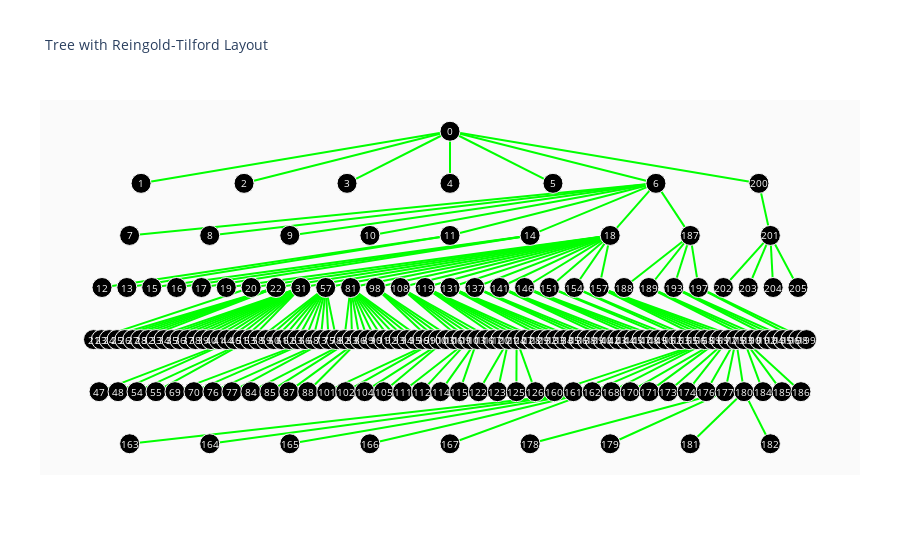

Here is the notebook cell this chart was saved with:
### Code cell
#Show the NFI YANG Tree Figure
fig = go.Figure()
fig.add_trace(go.Scatter(x=Xe,
                   y=Ye,
                   mode='lines',
                   line=dict(color='rgb(0,255,0)', width=2),
                   hoverinfo='none'
                   ))
fig.add_trace(go.Scatter(x=Xn,
                  y=Yn,
                  mode='markers',
                  name='bla',
                  marker=dict(symbol='circle',
                                size=20,
                                color='rgb(0,0,0)',    #'#DB4551',
                                line=dict(color='rgb(250,250,250)', width=1)
                                ),
                  text=labels,
                  hoverinfo='text',
                  opacity=1
                  ))

axis = dict(showline=False, # hide axis line, grid, ticklabels and  title
            zeroline=False,
            showgrid=False,
            showticklabels=False,
            )
print(len(position))
print(len(v_label))
fig.update_layout(title= 'Tree with Reingold-Tilford Layout',
              annotations=make_annotations(position, v_label, nfiNoSkip),
              font_size=10,
              showlegend=False,
              xaxis=axis,
              yaxis=axis,
              margin=dict(l=40, r=40, b=85, t=100),
              hovermode='closest',
              plot_bgcolor='rgb(250,250,250)'
              )
fig.show()

### Figure 1 — Plotly figure (JSON) as saved in the notebook; plotly's stock layout.template omitted (floating-point values rounded to 4 significant figures; data arrays with more than 128 entries replaced by an {"elided": "..."} marker saying what was removed)
{"data": [{"hoverinfo": "none", "line": {"color": "rgb(0,255,0)", "width": 2}, "mode": "lines", "type": "scatter", "x": {"elided": "552 float values"}, "y": {"elided": "552 float values"}}, {"hoverinfo": "text", "marker": {"color": "rgb(0,0,0)", "line": {"color": "rgb(250,250,250)", "width": 1}, "size": 20, "symbol": "circle"}, "mode": "markers", "name": "bla", "opacity": 1, "text": {"elided": "185 str values"}, "type": "scatter", "x": {"elided": "185 float values"}, "y": {"elided": "185 float values"}}], "layout": {"annotations": [{"font": {"color": "rgb(250,250,250)", "size": 10}, "showarrow": false, "text": "0", "x": 0.5, "xref": "x", "y": 0, "yref": "y"}, {"font": {"color": "rgb(250,250,250)", "size": 10}, "showarrow": false, "text": "1", "x": 0.07143, "xref": "x", "y": -0.7143, "yref": "y"}, {"font": {"color": "rgb(250,250,250)", "size": 10}, "showarrow": false, "text": "2", "x": 0.2143, "xref": "x", "y": -0.7143, "yref": "y"}, {"font": {"color": "rgb(250,250,250)", "size": 10}, "showarrow": false, "text": "3", "x": 0.3571, "xref": "x", "y": -0.7143, "yref": "y"}, {"font": {"color": "rgb(250,250,250)", "size": 10}, "showarrow": false, "text": "4", "x": 0.5, "xref": "x", "y": -0.7143, "yref": "y"}, {"font": {"color": "rgb(250,250,250)", "size": 10}, "showarrow": false, "text": "5", "x": 0.6429, "xref": "x", "y": -0.7143, "yref": "y"}, {"font": {"color": "rgb(250,250,250)", "size": 10}, "showarrow": false, "text": "6", "x": 0.7857, "xref": "x", "y": -0.7143, "yref": "y"}, {"font": {"color": "rgb(250,250,250)", "size": 10}, "showarrow": false, "text": "7", "x": 0.05556, "xref": "x", "y": -1.429, "yref": "y"}, {"font": {"color": "rgb(250,250,250)", "size": 10}, "showarrow": false, "text": "8", "x": 0.1667, "xref": "x", "y": -1.429, "yref": "y"}, {"font": {"color": "rgb(250,250,250)", "size": 10}, "showarrow": false, "text": "9", "x": 0.2778, "xref": "x", "y": -1.429, "yref": "y"}, {"font": {"color": "rgb(250,250,250)", "size": 10}, "showarrow": false, "text": "10", "x": 0.3889, "xref": "x", "y": -1.429, "yref": "y"}, {"font": {"color": "rgb(250,250,250)", "size": 10}, "showarrow": false, "text": "11", "x": 0.5, "xref": "x", "y": -1.429, "yref": "y"}, {"font": {"color": "rgb(250,250,250)", "size": 10}, "showarrow": false, "text": "12", "x": 0.01724, "xref": "x", "y": -2.143, "yref": "y"}, {"font": {"color": "rgb(250,250,250)", "size": 10}, "showarrow": false, "text": "13", "x": 0.05172, "xref": "x", "y": -2.143, "yref": "y"}, {"font": {"color": "rgb(250,250,250)", "size": 10}, "showarrow": false, "text": "14", "x": 0.6111, "xref": "x", "y": -1.429, "yref": "y"}, {"font": {"color": "rgb(250,250,250)", "size": 10}, "showarrow": false, "text": "15", "x": 0.08621, "xref": "x", "y": -2.143, "yref": "y"}, {"font": {"color": "rgb(250,250,250)", "size": 10}, "showarrow": false, "text": "16", "x": 0.1207, "xref": "x", "y": -2.143, "yref": "y"}, {"font": {"color": "rgb(250,250,250)", "size": 10}, "showarrow": false, "text": "17", "x": 0.1552, "xref": "x", "y": -2.143, "yref": "y"}, {"font": {"color": "rgb(250,250,250)", "size": 10}, "showarrow": false, "text": "18", "x": 0.7222, "xref": "x", "y": -1.429, "yref": "y"}, {"font": {"color": "rgb(250,250,250)", "size": 10}, "showarrow": false, "text": "19", "x": 0.1897, "xref": "x", "y": -2.143, "yref": "y"}, {"font": {"color": "rgb(250,250,250)", "size": 10}, "showarrow": false, "text": "20", "x": 0.2241, "xref": "x", "y": -2.143, "yref": "y"}, {"font": {"color": "rgb(250,250,250)", "size": 10}, "showarrow": false, "text": "21", "x": 0.005435, "xref": "x", "y": -2.857, "yref": "y"}, {"font": {"color": "rgb(250,250,250)", "size": 10}, "showarrow": false, "text": "22", "x": 0.2586, "xref": "x", "y": -2.143, "yref": "y"}, {"font": {"color": "rgb(250,250,250)", "size": 10}, "showarrow": false, "text": "23", "x": 0.0163, "xref": "x", "y": -2.857, "yref": "y"}, {"font": {"color": "rgb(250,250,250)", "size": 10}, "showarrow": false, "text": "24", "x": 0.02717, "xref": "x", "y": -2.857, "yref": "y"}, {"font": {"color": "rgb(250,250,250)", "size": 10}, "showarrow": false, "text": "25", "x": 0.03804, "xref": "x", "y": -2.857, "yref": "y"}, {"font": {"color": "rgb(250,250,250)", "size": 10}, "showarrow": false, "text": "26", "x": 0.04891, "xref": "x", "y": -2.857, "yref": "y"}, {"font": {"color": "rgb(250,250,250)", "size": 10}, "showarrow": false, "text": "27", "x": 0.05978, "xref": "x", "y": -2.857, "yref": "y"}, {"font": {"color": "rgb(250,250,250)", "size": 10}, "showarrow": false, "text": "28", "x": 0.07065, "xref": "x", "y": -2.857, "yref": "y"}, {"font": {"color": "rgb(250,250,250)", "size": 10}, "showarrow": false, "text": "31", "x": 0.2931, "xref": "x", "y": -2.143, "yref": "y"}, {"font": {"color": "rgb(250,250,250)", "size": 10}, "showarrow": false, "text": "32", "x": 0.08152, "xref": "x", "y": -2.857, "yref": "y"}, {"font": {"color": "rgb(250,250,250)", "size": 10}, "showarrow": false, "text": "33", "x": 0.09239, "xref": "x", "y": -2.857, "yref": "y"}, {"font": {"color": "rgb(250,250,250)", "size": 10}, "showarrow": false, "text": "34", "x": 0.1033, "xref": "x", "y": -2.857, "yref": "y"}, {"font": {"color": "rgb(250,250,250)", "size": 10}, "showarrow": false, "text": "35", "x": 0.1141, "xref": "x", "y": -2.857, "yref": "y"}, {"font": {"color": "rgb(250,250,250)", "size": 10}, "showarrow": false, "text": "36", "x": 0.125, "xref": "x", "y": -2.857, "yref": "y"}, {"font": {"color": "rgb(250,250,250)", "size": 10}, "showarrow": false, "text": "37", "x": 0.1359, "xref": "x", "y": -2.857, "yref": "y"}, {"font": {"color": "rgb(250,250,250)", "size": 10}, "showarrow": false, "text": "38", "x": 0.1467, "xref": "x", "y": -2.857, "yref": "y"}, {"font": {"color": "rgb(250,250,250)", "size": 10}, "showarrow": false, "text": "39", "x": 0.1576, "xref": "x", "y": -2.857, "yref": "y"}, {"font": {"color": "rgb(250,250,250)", "size": 10}, "showarrow": false, "text": "40", "x": 0.1685, "xref": "x", "y": -2.857, "yref": "y"}, {"font": {"color": "rgb(250,250,250)", "size": 10}, "showarrow": false, "text": "41", "x": 0.1793, "xref": "x", "y": -2.857, "yref": "y"}, {"font": {"color": "rgb(250,250,250)", "size": 10}, "showarrow": false, "text": "44", "x": 0.1902, "xref": "x", "y": -2.857, "yref": "y"}, {"font": {"color": "rgb(250,250,250)", "size": 10}, "showarrow": false, "text": "46", "x": 0.2011, "xref": "x", "y": -2.857, "yref": "y"}, {"font": {"color": "rgb(250,250,250)", "size": 10}, "showarrow": false, "text": "47", "x": 0.01316, "xref": "x", "y": -3.571, "yref": "y"}, {"font": {"color": "rgb(250,250,250)", "size": 10}, "showarrow": false, "text": "48", "x": 0.03947, "xref": "x", "y": -3.571, "yref": "y"}, {"font": {"color": "rgb(250,250,250)", "size": 10}, "showarrow": false, "text": "51", "x": 0.212, "xref": "x", "y": -2.857, "yref": "y"}, {"font": {"color": "rgb(250,250,250)", "size": 10}, "showarrow": false, "text": "53", "x": 0.2228, "xref": "x", "y": -2.857, "yref": "y"}, {"font": {"color": "rgb(250,250,250)", "size": 10}, "showarrow": false, "text": "54", "x": 0.06579, "xref": "x", "y": -3.571, "yref": "y"}, {"font": {"color": "rgb(250,250,250)", "size": 10}, "showarrow": false, "text": "55", "x": 0.09211, "xref": "x", "y": -3.571, "yref": "y"}, {"font": {"color": "rgb(250,250,250)", "size": 10}, "showarrow": false, "text": "57", "x": 0.3276, "xref": "x", "y": -2.143, "yref": "y"}, {"font": {"color": "rgb(250,250,250)", "size": 10}, "showarrow": false, "text": "58", "x": 0.2337, "xref": "x", "y": -2.857, "yref": "y"}, {"font": {"color": "rgb(250,250,250)", "size": 10}, "showarrow": false, "text": "59", "x": 0.2446, "xref": "x", "y": -2.857, "yref": "y"}, {"font": {"color": "rgb(250,250,250)", "size": 10}, "showarrow": false, "text": "60", "x": 0.2554, "xref": "x", "y": -2.857, "yref": "y"}, {"font": {"color": "rgb(250,250,250)", "size": 10}, "showarrow": false, "text": "61", "x": 0.2663, "xref": "x", "y": -2.857, "yref": "y"}, {"font": {"color": "rgb(250,250,250)", "size": 10}, "showarrow": false, "text": "62", "x": 0.2772, "xref": "x", "y": -2.857, "yref": "y"}, {"font": {"color": "rgb(250,250,250)", "size": 10}, "showarrow": false, "text": "63", "x": 0.288, "xref": "x", "y": -2.857, "yref": "y"}, {"font": {"color": "rgb(250,250,250)", "size": 10}, "showarrow": false, "text": "66", "x": 0.2989, "xref": "x", "y": -2.857, "yref": "y"}, {"font": {"color": "rgb(250,250,250)", "size": 10}, "showarrow": false, "text": "68", "x": 0.3098, "xref": "x", "y": -2.857, "yref": "y"}, {"font": {"color": "rgb(250,250,250)", "size": 10}, "showarrow": false, "text": "69", "x": 0.1184, "xref": "x", "y": -3.571, "yref": "y"}, {"font": {"color": "rgb(250,250,250)", "size": 10}, "showarrow": false, "text": "70", "x": 0.1447, "xref": "x", "y": -3.571, "yref": "y"}, {"font": {"color": "rgb(250,250,250)", "size": 10}, "showarrow": false, "text": "73", "x": 0.3207, "xref": "x", "y": -2.857, "yref": "y"}, {"font": {"color": "rgb(250,250,250)", "size": 10}, "showarrow": false, "text": "75", "x": 0.3315, "xref": "x", "y": -2.857, "yref": "y"}, {"font": {"color": "rgb(250,250,250)", "size": 10}, "showarrow": false, "text": "76", "x": 0.1711, "xref": "x", "y": -3.571, "yref": "y"}, {"font": {"color": "rgb(250,250,250)", "size": 10}, "showarrow": false, "text": "77", "x": 0.1974, "xref": "x", "y": -3.571, "yref": "y"}, {"font": {"color": "rgb(250,250,250)", "size": 10}, "showarrow": false, "text": "78", "x": 0.3424, "xref": "x", "y": -2.857, "yref": "y"}, {"font": {"color": "rgb(250,250,250)", "size": 10}, "showarrow": false, "text": "81", "x": 0.3621, "xref": "x", "y": -2.143, "yref": "y"}, {"font": {"color": "rgb(250,250,250)", "size": 10}, "showarrow": false, "text": "82", "x": 0.3533, "xref": "x", "y": -2.857, "yref": "y"}, {"font": {"color": "rgb(250,250,250)", "size": 10}, "showarrow": false, "text": "83", "x": 0.3641, "xref": "x", "y": -2.857, "yref": "y"}, {"font": {"color": "rgb(250,250,250)", "size": 10}, "showarrow": false, "text": "84", "x": 0.2237, "xref": "x", "y": -3.571, "yref": "y"}, {"font": {"color": "rgb(250,250,250)", "size": 10}, "showarrow": false, "text": "85", "x": 0.25, "xref": "x", "y": -3.571, "yref": "y"}, {"font": {"color": "rgb(250,250,250)", "size": 10}, "showarrow": false, "text": "86", "x": 0.375, "xref": "x", "y": -2.857, "yref": "y"}, {"font": {"color": "rgb(250,250,250)", "size": 10}, "showarrow": false, "text": "87", "x": 0.2763, "xref": "x", "y": -3.571, "yref": "y"}, {"font": {"color": "rgb(250,250,250)", "size": 10}, "showarrow": false, "text": "88", "x": 0.3026, "xref": "x", "y": -3.571, "yref": "y"}, {"font": {"color": "rgb(250,250,250)", "size": 10}, "showarrow": false, "text": "89", "x": 0.3859, "xref": "x", "y": -2.857, "yref": "y"}, {"font": {"color": "rgb(250,250,250)", "size": 10}, "showarrow": false, "text": "90", "x": 0.3967, "xref": "x", "y": -2.857, "yref": "y"}, {"font": {"color": "rgb(250,250,250)", "size": 10}, "showarrow": false, "text": "91", "x": 0.4076, "xref": "x", "y": -2.857, "yref": "y"}, {"font": {"color": "rgb(250,250,250)", "size": 10}, "showarrow": false, "text": "92", "x": 0.4185, "xref": "x", "y": -2.857, "yref": "y"}, {"font": {"color": "rgb(250,250,250)", "size": 10}, "showarrow": false, "text": "93", "x": 0.4293, "xref": "x", "y": -2.857, "yref": "y"}, {"font": {"color": "rgb(250,250,250)", "size": 10}, "showarrow": false, "text": "94", "x": 0.4402, "xref": "x", "y": -2.857, "yref": "y"}, {"font": {"color": "rgb(250,250,250)", "size": 10}, "showarrow": false, "text": "95", "x": 0.4511, "xref": "x", "y": -2.857, "yref": "y"}, {"font": {"color": "rgb(250,250,250)", "size": 10}, "showarrow": false, "text": "96", "x": 0.462, "xref": "x", "y": -2.857, "yref": "y"}, {"font": {"color": "rgb(250,250,250)", "size": 10}, "showarrow": false, "text": "98", "x": 0.3966, "xref": "x", "y": -2.143, "yref": "y"}, {"font": {"color": "rgb(250,250,250)", "size": 10}, "showarrow": false, "text": "99", "x": 0.4728, "xref": "x", "y": -2.857, "yref": "y"}, {"font": {"color": "rgb(250,250,250)", "size": 10}, "showarrow": false, "text": "100", "x": 0.4837, "xref": "x", "y": -2.857, "yref": "y"}, {"font": {"color": "rgb(250,250,250)", "size": 10}, "showarrow": false, "text": "101", "x": 0.3289, "xref": "x", "y": -3.571, "yref": "y"}, {"font": {"color": "rgb(250,250,250)", "size": 10}, "showarrow": false, "text": "102", "x": 0.3553, "xref": "x", "y": -3.571, "yref": "y"}, {"font": {"color": "rgb(250,250,250)", "size": 10}, "showarrow": false, "text": "103", "x": 0.4946, "xref": "x", "y": -2.857, "yref": "y"}, {"font": {"color": "rgb(250,250,250)", "size": 10}, "showarrow": false, "text": "104", "x": 0.3816, "xref": "x", "y": -3.571, "yref": "y"}, {"font": {"color": "rgb(250,250,250)", "size": 10}, "showarrow": false, "text": "105", "x": 0.4079, "xref": "x", "y": -3.571, "yref": "y"}, {"font": {"color": "rgb(250,250,250)", "size": 10}, "showarrow": false, "text": "106", "x": 0.5054, "xref": "x", "y": -2.857, "yref": "y"}, {"font": {"color": "rgb(250,250,250)", "size": 10}, "showarrow": false, "text": "108", "x": 0.431, "xref": "x", "y": -2.143, "yref": "y"}, {"font": {"color": "rgb(250,250,250)", "size": 10}, "showarrow": false, "text": "109", "x": 0.5163, "xref": "x", "y": -2.857, "yref": "y"}, {"font": {"color": "rgb(250,250,250)", "size": 10}, "showarrow": false, "text": "110", "x": 0.5272, "xref": "x", "y": -2.857, "yref": "y"}, {"font": {"color": "rgb(250,250,250)", "size": 10}, "showarrow": false, "text": "111", "x": 0.4342, "xref": "x", "y": -3.571, "yref": "y"}, {"font": {"color": "rgb(250,250,250)", "size": 10}, "showarrow": false, "text": "112", "x": 0.4605, "xref": "x", "y": -3.571, "yref": "y"}, {"font": {"color": "rgb(250,250,250)", "size": 10}, "showarrow": false, "text": "113", "x": 0.538, "xref": "x", "y": -2.857, "yref": "y"}, {"font": {"color": "rgb(250,250,250)", "size": 10}, "showarrow": false, "text": "114", "x": 0.4868, "xref": "x", "y": -3.571, "yref": "y"}, {"font": {"color": "rgb(250,250,250)", "size": 10}, "showarrow": false, "text": "115", "x": 0.5132, "xref": "x", "y": -3.571, "yref": "y"}, {"font": {"color": "rgb(250,250,250)", "size": 10}, "showarrow": false, "text": "116", "x": 0.5489, "xref": "x", "y": -2.857, "yref": "y"}, {"font": {"color": "rgb(250,250,250)", "size": 10}, "showarrow": false, "text": "117", "x": 0.5598, "xref": "x", "y": -2.857, "yref": "y"}, {"font": {"color": "rgb(250,250,250)", "size": 10}, "showarrow": false, "text": "119", "x": 0.4655, "xref": "x", "y": -2.143, "yref": "y"}, {"font": {"color": "rgb(250,250,250)", "size": 10}, "showarrow": false, "text": "120", "x": 0.5707, "xref": "x", "y": -2.857, "yref": "y"}, {"font": {"color": "rgb(250,250,250)", "size": 10}, "showarrow": false, "text": "121", "x": 0.5815, "xref": "x", "y": -2.857, "yref": "y"}, {"font": {"color": "rgb(250,250,250)", "size": 10}, "showarrow": false, "text": "122", "x": 0.5395, "xref": "x", "y": -3.571, "yref": "y"}, {"font": {"color": "rgb(250,250,250)", "size": 10}, "showarrow": false, "text": "123", "x": 0.5658, "xref": "x", "y": -3.571, "yref": "y"}, {"font": {"color": "rgb(250,250,250)", "size": 10}, "showarrow": false, "text": "124", "x": 0.5924, "xref": "x", "y": -2.857, "yref": "y"}, {"font": {"color": "rgb(250,250,250)", "size": 10}, "showarrow": false, "text": "125", "x": 0.5921, "xref": "x", "y": -3.571, "yref": "y"}, {"font": {"color": "rgb(250,250,250)", "size": 10}, "showarrow": false, "text": "126", "x": 0.6184, "xref": "x", "y": -3.571, "yref": "y"}, {"font": {"color": "rgb(250,250,250)", "size": 10}, "showarrow": false, "text": "127", "x": 0.6033, "xref": "x", "y": -2.857, "yref": "y"}, {"font": {"color": "rgb(250,250,250)", "size": 10}, "showarrow": false, "text": "128", "x": 0.6141, "xref": "x", "y": -2.857, "yref": "y"}, {"font": {"color": "rgb(250,250,250)", "size": 10}, "showarrow": false, "text": "129", "x": 0.625, "xref": "x", "y": -2.857, "yref": "y"}, {"font": {"color": "rgb(250,250,250)", "size": 10}, "showarrow": false, "text": "131", "x": 0.5, "xref": "x", "y": -2.143, "yref": "y"}, {"font": {"color": "rgb(250,250,250)", "size": 10}, "showarrow": false, "text": "132", "x": 0.6359, "xref": "x", "y": -2.857, "yref": "y"}, {"font": {"color": "rgb(250,250,250)", "size": 10}, "showarrow": false, "text": "133", "x": 0.6467, "xref": "x", "y": -2.857, "yref": "y"}, {"font": {"color": "rgb(250,250,250)", "size": 10}, "showarrow": false, "text": "134", "x": 0.6576, "xref": "x", "y": -2.857, "yref": "y"}, {"font": {"color": "rgb(250,250,250)", "size": 10}, "showarrow": false, "text": "135", "x": 0.6685, "xref": "x", "y": -2.857, "yref": "y"}, {"font": {"color": "rgb(250,250,250)", "size": 10}, "showarrow": false, "text": "136", "x": 0.6793, "xref": "x", "y": -2.857, "yref": "y"}, {"font": {"color": "rgb(250,250,250)", "size": 10}, "showarrow": false, "text": "137", "x": 0.5345, "xref": "x", "y": -2.143, "yref": "y"}, {"font": {"color": "rgb(250,250,250)", "size": 10}, "showarrow": false, "text": "138", "x": 0.6902, "xref": "x", "y": -2.857, "yref": "y"}, {"font": {"color": "rgb(250,250,250)", "size": 10}, "showarrow": false, "text": "139", "x": 0.7011, "xref": "x", "y": -2.857, "yref": "y"}, {"font": {"color": "rgb(250,250,250)", "size": 10}, "showarrow": false, "text": "140", "x": 0.712, "xref": "x", "y": -2.857, "yref": "y"}, {"font": {"color": "rgb(250,250,250)", "size": 10}, "showarrow": false, "text": "141", "x": 0.569, "xref": "x", "y": -2.143, "yref": "y"}, {"font": {"color": "rgb(250,250,250)", "size": 10}, "showarrow": false, "text": "142", "x": 0.7228, "xref": "x", "y": -2.857, "yref": "y"}, {"font": {"color": "rgb(250,250,250)", "size": 10}, "showarrow": false, "text": "143", "x": 0.7337, "xref": "x", "y": -2.857, "yref": "y"}, {"font": {"color": "rgb(250,250,250)", "size": 10}, "showarrow": false, "text": "144", "x": 0.7446, "xref": "x", "y": -2.857, "yref": "y"}, {"font": {"color": "rgb(250,250,250)", "size": 10}, "showarrow": false, "text": "145", "x": 0.7554, "xref": "x", "y": -2.857, "yref": "y"}, {"font": {"color": "rgb(250,250,250)", "size": 10}, "showarrow": false, "text": "146", "x": 0.6034, "xref": "x", "y": -2.143, "yref": "y"}, {"font": {"color": "rgb(250,250,250)", "size": 10}, "showarrow": false, "text": "147", "x": 0.7663, "xref": "x", "y": -2.857, "yref": "y"}, {"font": {"color": "rgb(250,250,250)", "size": 10}, "showarrow": false, "text": "148", "x": 0.7772, "xref": "x", "y": -2.857, "yref": "y"}, {"font": {"color": "rgb(250,250,250)", "size": 10}, "showarrow": false, "text": "149", "x": 0.788, "xref": "x", "y": -2.857, "yref": "y"}, {"font": {"color": "rgb(250,250,250)", "size": 10}, "showarrow": false, "text": "150", "x": 0.7989, "xref": "x", "y": -2.857, "yref": "y"}, {"font": {"color": "rgb(250,250,250)", "size": 10}, "showarrow": false, "text": "151", "x": 0.6379, "xref": "x", "y": -2.143, "yref": "y"}, {"font": {"color": "rgb(250,250,250)", "size": 10}, "showarrow": false, "text": "152", "x": 0.8098, "xref": "x", "y": -2.857, "yref": "y"}, {"font": {"color": "rgb(250,250,250)", "size": 10}, "showarrow": false, "text": "153", "x": 0.8207, "xref": "x", "y": -2.857, "yref": "y"}, {"font": {"color": "rgb(250,250,250)", "size": 10}, "showarrow": false, "text": "154", "x": 0.6724, "xref": "x", "y": -2.143, "yref": "y"}, {"font": {"color": "rgb(250,250,250)", "size": 10}, "showarrow": false, "text": "155", "x": 0.8315, "xref": "x", "y": -2.857, "yref": "y"}, {"font": {"color": "rgb(250,250,250)", "size": 10}, "showarrow": false, "text": "156", "x": 0.8424, "xref": "x", "y": -2.857, "yref": "y"}, {"font": {"color": "rgb(250,250,250)", "size": 10}, "showarrow": false, "text": "157", "x": 0.7069, "xref": "x", "y": -2.143, "yref": "y"}, {"font": {"color": "rgb(250,250,250)", "size": 10}, "showarrow": false, "text": "158", "x": 0.8533, "xref": "x", "y": -2.857, "yref": "y"}, {"font": {"color": "rgb(250,250,250)", "size": 10}, "showarrow": false, "text": "159", "x": 0.8641, "xref": "x", "y": -2.857, "yref": "y"}, {"font": {"color": "rgb(250,250,250)", "size": 10}, "showarrow": false, "text": "160", "x": 0.6447, "xref": "x", "y": -3.571, "yref": "y"}, {"font": {"color": "rgb(250,250,250)", "size": 10}, "showarrow": false, "text": "161", "x": 0.6711, "xref": "x", "y": -3.571, "yref": "y"}, {"font": {"color": "rgb(250,250,250)", "size": 10}, "showarrow": false, "text": "162", "x": 0.6974, "xref": "x", "y": -3.571, "yref": "y"}, {"font": {"color": "rgb(250,250,250)", "size": 10}, "showarrow": false, "text": "163", "x": 0.05556, "xref": "x", "y": -4.286, "yref": "y"}, {"font": {"color": "rgb(250,250,250)", "size": 10}, "showarrow": false, "text": "164", "x": 0.1667, "xref": "x", "y": -4.286, "yref": "y"}, {"font": {"color": "rgb(250,250,250)", "size": 10}, "showarrow": false, "text": "165", "x": 0.2778, "xref": "x", "y": -4.286, "yref": "y"}, {"font": {"color": "rgb(250,250,250)", "size": 10}, "showarrow": false, "text": "166", "x": 0.3889, "xref": "x", "y": -4.286, "yref": "y"}, {"font": {"color": "rgb(250,250,250)", "size": 10}, "showarrow": false, "text": "167", "x": 0.5, "xref": "x", "y": -4.286, "yref": "y"}, {"font": {"color": "rgb(250,250,250)", "size": 10}, "showarrow": false, "text": "168", "x": 0.7237, "xref": "x", "y": -3.571, "yref": "y"}, {"font": {"color": "rgb(250,250,250)", "size": 10}, "showarrow": false, "text": "169", "x": 0.875, "xref": "x", "y": -2.857, "yref": "y"}, {"font": {"color": "rgb(250,250,250)", "size": 10}, "showarrow": false, "text": "170", "x": 0.75, "xref": "x", "y": -3.571, "yref": "y"}, {"font": {"color": "rgb(250,250,250)", "size": 10}, "showarrow": false, "text": "171", "x": 0.7763, "xref": "x", "y": -3.571, "yref": "y"}, {"font": {"color": "rgb(250,250,250)", "size": 10}, "showarrow": false, "text": "172", "x": 0.8859, "xref": "x", "y": -2.857, "yref": "y"}, {"font": {"color": "rgb(250,250,250)", "size": 10}, "showarrow": false, "text": "173", "x": 0.8026, "xref": "x", "y": -3.571, "yref": "y"}, {"font": {"color": "rgb(250,250,250)", "size": 10}, "showarrow": false, "text": "174", "x": 0.8289, "xref": "x", "y": -3.571, "yref": "y"}, {"font": {"color": "rgb(250,250,250)", "size": 10}, "showarrow": false, "text": "175", "x": 0.8967, "xref": "x", "y": -2.857, "yref": "y"}, {"font": {"color": "rgb(250,250,250)", "size": 10}, "showarrow": false, "text": "176", "x": 0.8553, "xref": "x", "y": -3.571, "yref": "y"}, {"font": {"color": "rgb(250,250,250)", "size": 10}, "showarrow": false, "text": "177", "x": 0.8816, "xref": "x", "y": -3.571, "yref": "y"}, {"font": {"color": "rgb(250,250,250)", "size": 10}, "showarrow": false, "text": "178", "x": 0.6111, "xref": "x", "y": -4.286, "yref": "y"}, {"font": {"color": "rgb(250,250,250)", "size": 10}, "showarrow": false, "text": "179", "x": 0.7222, "xref": "x", "y": -4.286, "yref": "y"}, {"font": {"color": "rgb(250,250,250)", "size": 10}, "showarrow": false, "text": "180", "x": 0.9079, "xref": "x", "y": -3.571, "yref": "y"}, {"font": {"color": "rgb(250,250,250)", "size": 10}, "showarrow": false, "text": "181", "x": 0.8333, "xref": "x", "y": -4.286, "yref": "y"}, {"font": {"color": "rgb(250,250,250)", "size": 10}, "showarrow": false, "text": "182", "x": 0.9444, "xref": "x", "y": -4.286, "yref": "y"}, {"font": {"color": "rgb(250,250,250)", "size": 10}, "showarrow": false, "text": "183", "x": 0.9076, "xref": "x", "y": -2.857, "yref": "y"}, {"font": {"color": "rgb(250,250,250)", "size": 10}, "showarrow": false, "text": "184", "x": 0.9342, "xref": "x", "y": -3.571, "yref": "y"}, {"font": {"color": "rgb(250,250,250)", "size": 10}, "showarrow": false, "text": "185", "x": 0.9605, "xref": "x", "y": -3.571, "yref": "y"}, {"font": {"color": "rgb(250,250,250)", "size": 10}, "showarrow": false, "text": "186", "x": 0.9868, "xref": "x", "y": -3.571, "yref": "y"}, {"font": {"color": "rgb(250,250,250)", "size": 10}, "showarrow": false, "text": "187", "x": 0.8333, "xref": "x", "y": -1.429, "yref": "y"}, {"font": {"color": "rgb(250,250,250)", "size": 10}, "showarrow": false, "text": "188", "x": 0.7414, "xref": "x", "y": -2.143, "yref": "y"}, {"font": {"color": "rgb(250,250,250)", "size": 10}, "showarrow": false, "text": "189", "x": 0.7759, "xref": "x", "y": -2.143, "yref": "y"}, {"font": {"color": "rgb(250,250,250)", "size": 10}, "showarrow": false, "text": "190", "x": 0.9185, "xref": "x", "y": -2.857, "yref": "y"}, {"font": {"color": "rgb(250,250,250)", "size": 10}, "showarrow": false, "text": "191", "x": 0.9293, "xref": "x", "y": -2.857, "yref": "y"}, {"font": {"color": "rgb(250,250,250)", "size": 10}, "showarrow": false, "text": "192", "x": 0.9402, "xref": "x", "y": -2.857, "yref": "y"}, {"font": {"color": "rgb(250,250,250)", "size": 10}, "showarrow": false, "text": "193", "x": 0.8103, "xref": "x", "y": -2.143, "yref": "y"}, {"font": {"color": "rgb(250,250,250)", "size": 10}, "showarrow": false, "text": "194", "x": 0.9511, "xref": "x", "y": -2.857, "yref": "y"}, {"font": {"color": "rgb(250,250,250)", "size": 10}, "showarrow": false, "text": "195", "x": 0.962, "xref": "x", "y": -2.857, "yref": "y"}, {"font": {"color": "rgb(250,250,250)", "size": 10}, "showarrow": false, "text": "196", "x": 0.9728, "xref": "x", "y": -2.857, "yref": "y"}, {"font": {"color": "rgb(250,250,250)", "size": 10}, "showarrow": false, "text": "197", "x": 0.8448, "xref": "x", "y": -2.143, "yref": "y"}, {"font": {"color": "rgb(250,250,250)", "size": 10}, "showarrow": false, "text": "198", "x": 0.9837, "xref": "x", "y": -2.857, "yref": "y"}, {"font": {"color": "rgb(250,250,250)", "size": 10}, "showarrow": false, "text": "199", "x": 0.9946, "xref": "x", "y": -2.857, "yref": "y"}, {"font": {"color": "rgb(250,250,250)", "size": 10}, "showarrow": false, "text": "200", "x": 0.9286, "xref": "x", "y": -0.7143, "yref": "y"}, {"font": {"color": "rgb(250,250,250)", "size": 10}, "showarrow": false, "text": "201", "x": 0.9444, "xref": "x", "y": -1.429, "yref": "y"}, {"font": {"color": "rgb(250,250,250)", "size": 10}, "showarrow": false, "text": "202", "x": 0.8793, "xref": "x", "y": -2.143, "yref": "y"}, {"font": {"color": "rgb(250,250,250)", "size": 10}, "showarrow": false, "text": "203", "x": 0.9138, "xref": "x", "y": -2.143, "yref": "y"}, {"font": {"color": "rgb(250,250,250)", "size": 10}, "showarrow": false, "text": "204", "x": 0.9483, "xref": "x", "y": -2.143, "yref": "y"}, {"font": {"color": "rgb(250,250,250)", "size": 10}, "showarrow": false, "text": "205", "x": 0.9828, "xref": "x", "y": -2.143, "yref": "y"}], "font": {"size": 10}, "hovermode": "closest", "margin": {"b": 85, "l": 40, "r": 40, "t": 100}, "plot_bgcolor": "rgb(250,250,250)", "showlegend": false, "title": {"text": "Tree with Reingold-Tilford Layout"}, "xaxis": {"showgrid": false, "showline": false, "showticklabels": false, "zeroline": false}, "yaxis": {"showgrid": false, "showline": false, "showticklabels": false, "zeroline": false}}}
